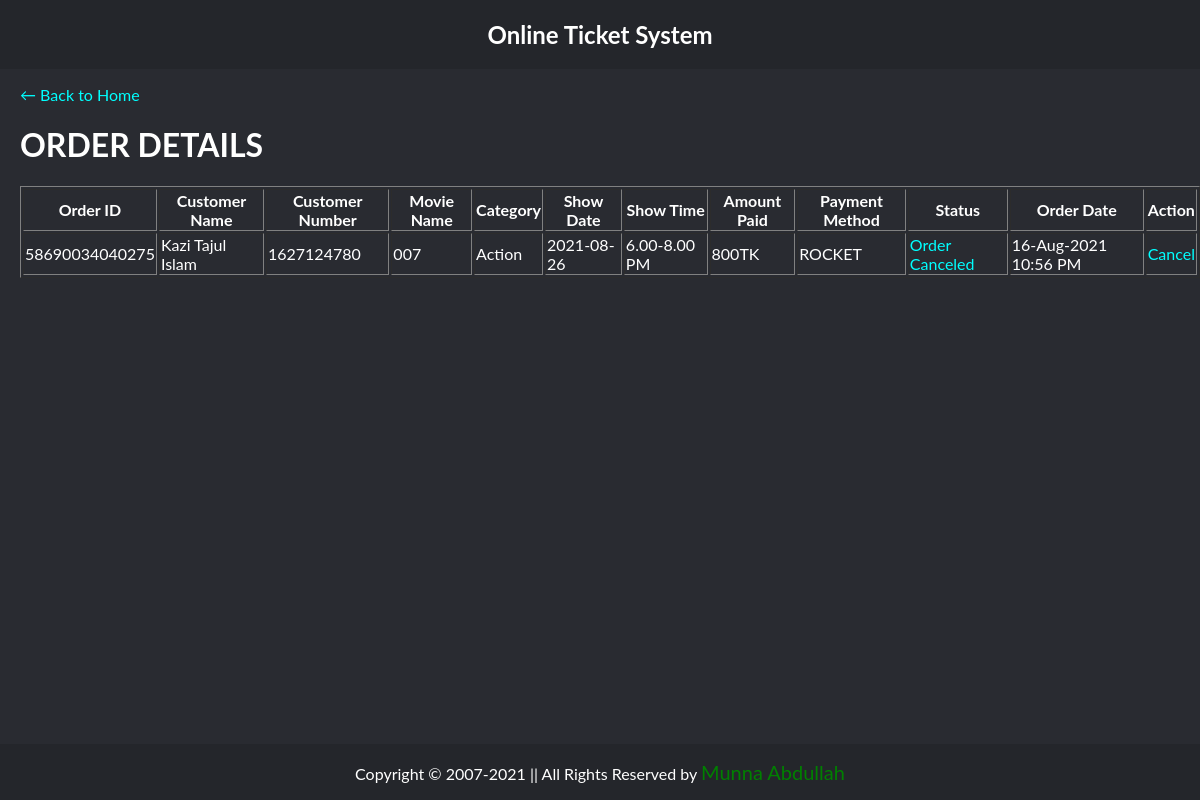
/view/view-customer-order-history.php (signed in), run on the app's committed database.
### tables this page shows
CREATE TABLE `orders` (
  `id` int(11) NOT NULL,
  `order_id` varchar(100) NOT NULL,
  `username` varchar(100) NOT NULL,
  `movie_id` varchar(110) NOT NULL,
  `movie_name` varchar(110) NOT NULL,
  `category` varchar(100) NOT NULL,
  `date` varchar(100) NOT NULL,
  `time` varchar(100) NOT NULL,
  `amount` varchar(110) NOT NULL,
  `payment_method` varchar(110) NOT NULL,
  `number` varchar(110) NOT NULL,
  `status` varchar(110) NOT NULL,
  `order_date` varchar(110) NOT NULL
);

### control/sessioncontrol.php (called while the page is built, shortened)
<?php
	if(isset($_SESSION['name']))
    {
        $user = $_SESSION['name'];
    }
?>

### model/model.php (called while the page is built, shortened)
<?php
class db
{
	function ShowOrderHistory($conn,$table,$customername)
	{
		$stmt = $conn->query("SELECT * FROM  $table WHERE username ='$customername'");
		return $stmt;
	}
}
?>

### view/view-customer-order-history.php (the view, shortened to what this page needs)
<?php include('../control/sessioncontrol.php');
      require_once ('../model/model.php');
?>
<!DOCTYPE html>
<html>
<head>
    <link rel="stylesheet" href="../css/style.css?v=<?php echo time(); ?>">
</head>
<body>
    <div class="header">
        <h2>Online Ticket System</h2></strong>
    </div>
    <div class="main-body">
      <p><a href="../view/home-page.php" class="link-hvr">← Back to Home</a>
      <p>
      <h1>ORDER DETAILS</h1>
      <?php
        $customername = $user;
        $connection = new db();
        $conn=$connection->OpenCon();
        $userQuery=$connection->ShowOrderHistory($conn,"orders",$customername);
        echo "<table border='1'>
        <tr>
            <th>Order ID</th>
            <th>Customer Name</th>
            <th>Customer Number</th>
            <th>Movie Name</th>
            <th>Category</th>
            <th>Show Date</th>
            <th>Show Time</th>
            <th>Amount Paid</th>
            <th>Payment Method</th>
            <th>Status</th>
            <th>Order Date</th>
            <th>Action</th>
        </tr>";
        if($userQuery->num_rows > 0)
        {
          while($row=$userQuery->fetch_assoc())
          {
            $order = $row['order_id'];
            echo "<tr>";
            echo "<td>" . $row['order_id'] . "</td>";
            echo "<td>" . $row['username'] . "</td>";
            echo "<td>" . $row['number']. "</td>";
            echo "<td>" . $row['movie_name'] . "</td>";
            echo "<td>" . $row['category'] . "</td>";
            echo "<td>" . $row['date'] . "</td>";
            echo "<td>" . $row['time'] . "</td>";
            echo "<td>" . $row['amount'] ."TK". "</td>";
            echo "<td>" . $row['payment_method']. "</td>";
            echo "<td style='color: cyan'>" . $row['status']. "</td>";
            echo "<td>" . $row['order_date']. "</td>";
            echo "<td> <a href='../view/user-order-cancel.php?order_id=$order' class='link-hvr'>Cancel</a> </td>";
            echo "</tr>";
          }
          echo "</table>";
        }
      ?>
    </div>
    <br><br><br><br><br><br>
    <?php include 'footer.php' ; ?>
</body>
</html>

### css/style.css (style rules this page uses)
* { box-sizing: border-box; }
body { margin: 0; padding: 0; font-family: 'Lato', sans-serif; background-color: #292b31; color: white; height: 100px; }
a { text-decoration: none; color: aqua; }
.main-body { padding-left: 20px; }
.header { overflow: hidden; background-color: #24262B; text-align: center; }

### data on the page
orders: order "58690034040275", username "Kazi Tajul Islam", number "1627124780", movie_name "007", category "Action", date "2021-08-26", time "6.00-8.00 PM", amount "800", payment_method "ROCKET", status "Order Canceled", order_date "16-Aug-2021 10:56 PM"
